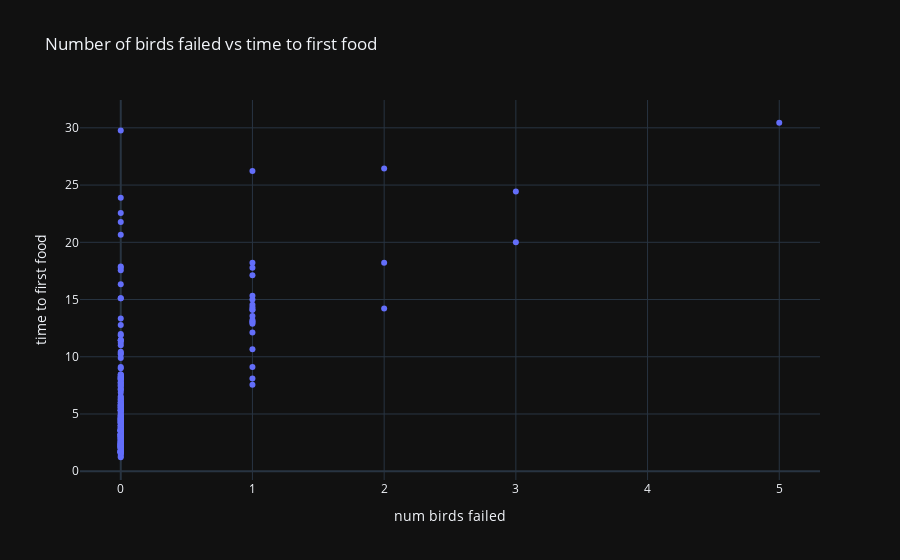

Notebook cell for this chart:
### Code cell
px.scatter(
    impactDFgrid30,
    x="num birds failed",
    y="time to first food",
    title="Number of birds failed vs time to first food",
    template="plotly_dark",
)

### Figure 1 — Plotly figure (JSON) as saved in the notebook; plotly's stock layout.template omitted (floating-point values rounded to 4 significant figures; data arrays with more than 128 entries replaced by an {"elided": "..."} marker saying what was removed)
{"data": [{"hovertemplate": "num birds failed=%{x}<br>time to first food=%{y}<extra></extra>", "legendgroup": "", "marker": {"color": "#636efa", "symbol": "circle"}, "mode": "markers", "name": "", "orientation": "v", "showlegend": false, "type": "scatter", "x": {"elided": "230 int values"}, "xaxis": "x", "y": {"elided": "230 float values"}, "yaxis": "y"}], "layout": {"legend": {"tracegroupgap": 0}, "title": {"text": "Number of birds failed vs time to first food"}, "xaxis": {"anchor": "y", "domain": [0, 1], "title": {"text": "num birds failed"}}, "yaxis": {"anchor": "x", "domain": [0, 1], "title": {"text": "time to first food"}}}}
